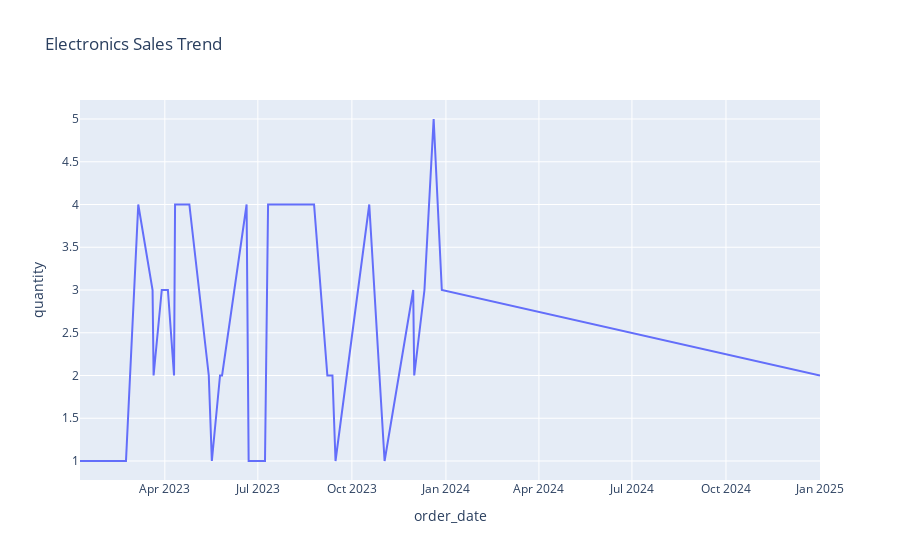

The notebook cell saved with this chart:
### Markdown cell above
**Answer 2**

### Code cell
# Analyze the sales trend of 'Electronics' category and predict next quarter’s demand.
electronics_sales = orders_customers_products[orders_customers_products['category'] == 'Electronics']
electronics_sales_trend = electronics_sales.groupby('order_date')['quantity'].sum().reset_index()

# Plotting the trend
fig = px.line(electronics_sales_trend, x='order_date', y='quantity', title='Electronics Sales Trend')
fig.show()

# Simple prediction (using a rolling average for demonstration) - replace with a more sophisticated model
electronics_sales_trend['rolling_mean'] = electronics_sales_trend['quantity'].rolling(window=3).mean()  # Adjust window as needed
predicted_demand = electronics_sales_trend['rolling_mean'].iloc[-1]  # Use the latest rolling mean as the prediction
print(f"Predicted next quarter's demand for Electronics: {predicted_demand}")

### Figure 1 — Plotly figure (JSON) as saved in the notebook; plotly's stock layout.template omitted (floating-point values rounded to 4 significant figures)
{"data": [{"hovertemplate": "order_date=%{x}<br>quantity=%{y}<extra></extra>", "legendgroup": "", "line": {"color": "#636efa", "dash": "solid"}, "marker": {"symbol": "circle"}, "mode": "lines", "name": "", "orientation": "v", "showlegend": false, "type": "scatter", "x": ["2023-01-08T00:00:00", "2023-02-22T00:00:00", "2023-03-06T00:00:00", "2023-03-20T00:00:00", "2023-03-21T00:00:00", "2023-03-29T00:00:00", "2023-04-04T00:00:00", "2023-04-10T00:00:00", "2023-04-11T00:00:00", "2023-04-25T00:00:00", "2023-05-14T00:00:00", "2023-05-17T00:00:00", "2023-05-25T00:00:00", "2023-05-27T00:00:00", "2023-06-20T00:00:00", "2023-06-22T00:00:00", "2023-07-08T00:00:00", "2023-07-09T00:00:00", "2023-07-11T00:00:00", "2023-08-25T00:00:00", "2023-09-07T00:00:00", "2023-09-12T00:00:00", "2023-09-15T00:00:00", "2023-10-18T00:00:00", "2023-11-02T00:00:00", "2023-11-16T00:00:00", "2023-11-30T00:00:00", "2023-12-01T00:00:00", "2023-12-11T00:00:00", "2023-12-20T00:00:00", "2023-12-28T00:00:00", "2025-01-01T00:00:00"], "xaxis": "x", "y": [1, 1, 4, 3, 2, 3, 3, 2, 4, 4, 2, 1, 2, 2, 4, 1, 1, 2, 4, 4, 2, 2, 1, 4, 1, 2, 3, 2, 3, 5, 3, 2], "yaxis": "y"}], "layout": {"legend": {"tracegroupgap": 0}, "title": {"text": "Electronics Sales Trend"}, "xaxis": {"anchor": "y", "domain": [0, 1], "title": {"text": "order_date"}}, "yaxis": {"anchor": "x", "domain": [0, 1], "title": {"text": "quantity"}}}}
